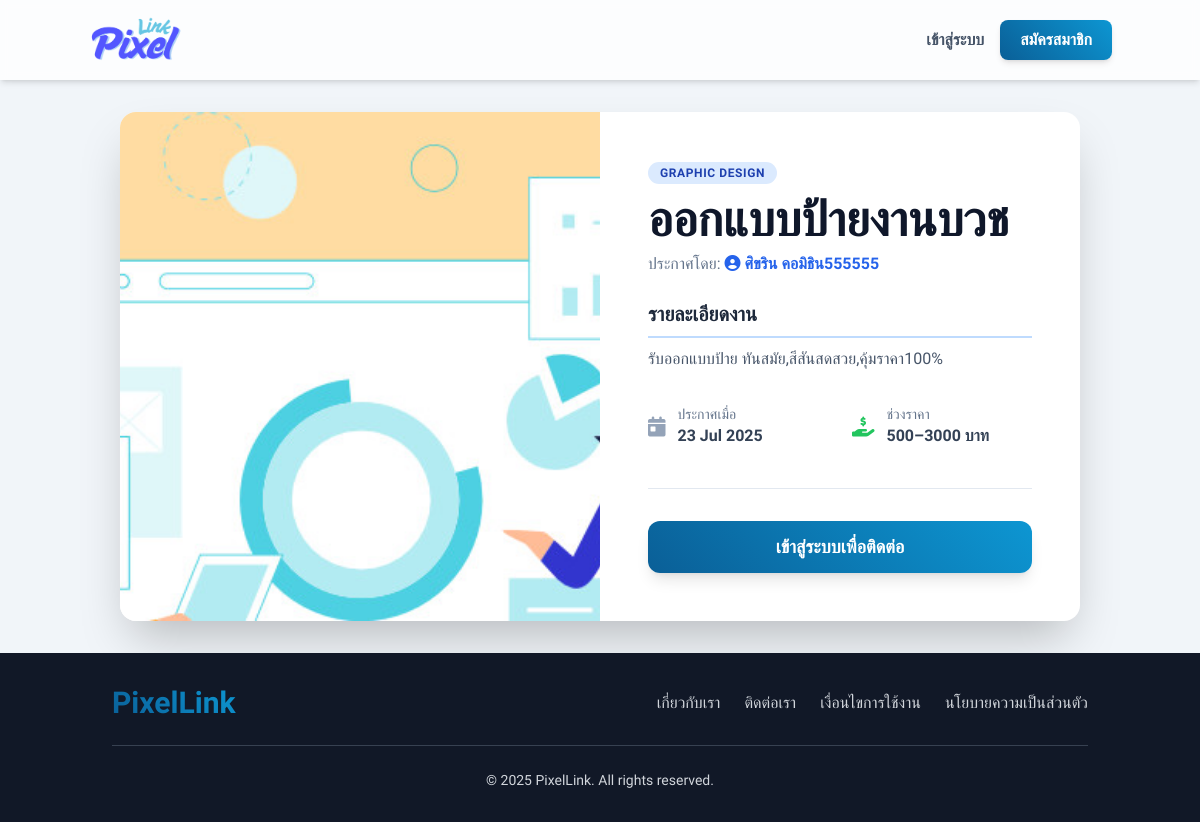
The page /job_detail.php?id=23&type=posting on the database its author committed.
### tables this page shows
CREATE TABLE `job_postings` (
  `post_id` int(11) NOT NULL,
  `designer_id` int(11) NOT NULL,
  `title` varchar(255) NOT NULL,
  `description` text DEFAULT NULL,
  `category_id` int(11) DEFAULT NULL,
  `price_range` varchar(100) DEFAULT NULL,
  `posted_date` timestamp NOT NULL DEFAULT current_timestamp(),
  `status` enum('active','inactive','completed') DEFAULT 'active',
  `client_id` int(11) NOT NULL,
  `main_image_id` int(11) DEFAULT NULL
);

CREATE TABLE `uploaded_files` (
  `file_id` int(11) NOT NULL,
  `contract_id` int(11) DEFAULT NULL,
  `job_post_id` int(11) DEFAULT NULL,
  `uploader_id` int(11) NOT NULL,
  `file_name` varchar(255) NOT NULL,
  `file_path` varchar(255) NOT NULL,
  `uploaded_at` timestamp NOT NULL DEFAULT current_timestamp(),
  `file_size` int(11) DEFAULT NULL,
  `uploaded_by_user_id` int(11) DEFAULT NULL,
  `file_type` varchar(255) DEFAULT NULL,
  `uploaded_date` datetime DEFAULT NULL
);

CREATE TABLE `job_categories` (
  `category_id` int(11) NOT NULL,
  `category_name` varchar(100) NOT NULL
);

CREATE TABLE `users` (
  `user_id` int(11) NOT NULL,
  `username` varchar(50) NOT NULL,
  `password` varchar(255) NOT NULL,
  `email` varchar(100) NOT NULL,
  `first_name` varchar(100) NOT NULL,
  `last_name` varchar(100) NOT NULL,
  `phone_number` varchar(20) NOT NULL,
  `user_type` enum('admin','designer','client') NOT NULL,
  `registration_date` timestamp NOT NULL DEFAULT current_timestamp(),
  `is_approved` tinyint(1) DEFAULT 0,
  `is_active` tinyint(1) DEFAULT 1,
  `last_login` timestamp NULL DEFAULT NULL
);

### job_detail.php (the view, shortened to what this page needs)
<?php
$servername = "localhost";
$username = "root";
$password = "";
$dbname = "pixellink";
$condb = new mysqli($servername, $username, $password, $dbname);
$condb->set_charset("utf8mb4");
$job_data = null;
$error_message = '';
$job_type = '';
$loggedInUserName = '';
if (isset($_GET['id']) && is_numeric($_GET['id']) && isset($_GET['type'])) {
    $job_id = (int)$_GET['id'];
    $job_type = $_GET['type'];
    if ($job_type === 'posting') {
        $sql = "SELECT
                    jp.post_id AS id, jp.title, jp.description, jp.price_range, jp.posted_date, jp.status,
                    'job_posting' AS type_display, u.user_id AS owner_id, u.first_name, u.last_name,
                    u.user_type AS owner_type, jc.category_name, uf.file_path AS job_image_path
                FROM job_postings AS jp
                JOIN users AS u ON jp.designer_id = u.user_id
                LEFT JOIN job_categories AS jc ON jp.category_id = jc.category_id
                LEFT JOIN uploaded_files AS uf ON jp.main_image_id = uf.file_id
                WHERE jp.post_id = ? AND jp.status = 'active'";
        $stmt = $condb->prepare($sql);
        if ($stmt) {
            $stmt->bind_param("i", $job_id);
            $stmt->execute();
            $result = $stmt->get_result();
            if ($result->num_rows === 1) {
                $job_data = $result->fetch_assoc();
            } else {
                $error_message = "ไม่พบประกาศรับงานนี้ หรือประกาศถูกปิดไปแล้ว";
            }
        }
    }
} else {
    $error_message = "ไม่พบ Job ID หรือประเภทงาน";
}
?>
<!DOCTYPE html>
<html lang="th">
<head>
    <script src="https://cdn.tailwindcss.com"></script>
    <link rel="stylesheet" href="https://cdnjs.cloudflare.com/ajax/libs/font-awesome/6.1.1/css/all.min.css">
</head>
<body class="bg-slate-100 flex flex-col min-h-screen">
    <nav class="bg-white/80 backdrop-blur-sm p-4 shadow-md sticky top-0 z-50">
        <div class="container mx-auto flex justify-between items-center">
            <a href="index.php">
                <img src="dist/img/logo.png" alt="PixelLink Logo" class="h-12 transition-transform hover:scale-105">
            </a>
            <div class="space-x-4 flex items-center">
                <?php if (isset($_SESSION['user_id'])) : ?>
                    <span class="font-medium text-slate-700">สวัสดี, <?= htmlspecialchars($loggedInUserName) ?>!</span>
                    <a href="designer/view_profile.php?user_id=<?= $_SESSION['user_id']; ?>" class="btn-primary text-white px-5 py-2 rounded-lg font-medium shadow-md">ดูโปรไฟล์</a>
                    <a href="logout.php" class="btn-danger text-white px-5 py-2 rounded-lg font-medium shadow-md">ออกจากระบบ</a>
                <?php else : ?>
                    <a href="login.php" class="font-semibold text-slate-600 hover:text-blue-600 transition-colors">เข้าสู่ระบบ</a>
                    <a href="register.php" class="btn-primary text-white px-5 py-2 rounded-lg font-semibold shadow-md">สมัครสมาชิก</a>
                <?php endif; ?>
            </div>
        </div>
    </nav>
    <main class="flex-grow container mx-auto p-4 sm:p-6 lg:p-8">
        <?php if (!empty($error_message)) : ?>
            <div class="bg-red-100 border-l-4 border-red-500 text-red-700 p-6 rounded-lg shadow-md text-center max-w-2xl mx-auto">
                <p class="text-xl font-bold"><i class="fas fa-exclamation-triangle mr-2"></i>เกิดข้อผิดพลาด</p>
                <p class="mt-2 text-lg"><?= htmlspecialchars($error_message) ?></p>
                <a href="index.php" class="mt-4 inline-block btn-primary text-white px-6 py-2 rounded-lg font-semibold shadow-lg">กลับไปหน้าหลัก</a>
            </div>
        <?php elseif ($job_data) : ?>
            <div class="max-w-6xl mx-auto bg-white rounded-2xl shadow-2xl overflow-hidden">
                <div class="grid grid-cols-1 md:grid-cols-2">
                    <div class="col-span-1">
                        <?php
                        $image_source = 'dist/img/pdpa02.jpg';
                        if ($job_type === 'posting' && !empty($job_data['job_image_path'])) {
                            $db_path = $job_data['job_image_path'];
                            $correct_path = preg_replace('/^\.\.\//', '', $db_path);
                            if (file_exists($correct_path)) {
                                $image_source = htmlspecialchars($correct_path);
                            }
                        }
                        ?>
                        <img src="<?= $image_source ?>" alt="ภาพประกอบงาน: <?= htmlspecialchars($job_data['title']) ?>" class="w-full h-96 md:h-full object-cover">
                    </div>
                    <div class="col-span-1 p-8 lg:p-12 flex flex-col justify-between">
                        <div>
                            <div class="mb-6">
                                <span class="bg-blue-100 text-blue-800 text-xs font-semibold px-3 py-1 rounded-full uppercase tracking-wider"><?= htmlspecialchars($job_data['category_name'] ?? 'ไม่ระบุ') ?></span>
                                <h1 class="text-4xl lg:text-5xl font-bold text-slate-900 mt-3 leading-tight"><?= htmlspecialchars($job_data['title']) ?></h1>
                                <p class="mt-2 text-md text-slate-500">
                                    ประกาศโดย:
                                    <a href="designer/view_profile.php?user_id=<?= $job_data['owner_id'] ?>" class="font-semibold text-blue-600 hover:underline">
                                        <i class="fas fa-user-circle"></i> <?= htmlspecialchars($job_data['first_name'] . ' ' . $job_data['last_name']) ?>
                                    </a>
                                </p>
                            </div>
                            <div class="mb-8">
                                <h2 class="text-xl font-bold text-slate-800 mb-2 border-b-2 border-blue-200 pb-2">รายละเอียดงาน</h2>
                                <p class="text-slate-600 leading-relaxed text-base"><?= nl2br(htmlspecialchars($job_data['description'])) ?></p>
                            </div>
                            <div class="grid grid-cols-2 gap-6 text-base">
                                <div class="flex items-center text-slate-700">
                                    <i class="fas fa-calendar-day fa-lg text-slate-400 mr-3"></i>
                                    <div>
                                        <span class="block text-sm text-slate-500">ประกาศเมื่อ</span>
                                        <strong class="font-semibold"><?= date('d M Y', strtotime($job_data['posted_date'])) ?></strong>
                                    </div>
                                </div>
                                <?php if ($job_type === 'posting') : ?>
                                <div class="flex items-center text-slate-700">
                                    <i class="fas fa-hand-holding-usd fa-lg text-green-500 mr-3"></i>
                                    <div>
                                        <span class="block text-sm text-slate-500">ช่วงราคา</span>
                                        <strong class="font-semibold"><?= htmlspecialchars($job_data['price_range'] ?? 'สอบถาม') ?></strong>
                                    </div>
                                </div>
                                <?php endif; ?>
                            </div>
                        </div>
                        <div class="mt-10 pt-8 border-t border-slate-200">
                             <div class="flex flex-col sm:flex-row gap-4">
                                <?php if (!isset($_SESSION['user_id'])): ?>
                                     <a href="login.php" class="w-full text-center btn-primary text-white px-6 py-3 rounded-xl font-bold text-lg shadow-lg">เข้าสู่ระบบเพื่อติดต่อ</a>
                                <?php endif; ?>
                            </div>
                        </div>
                    </div>
                </div>
            </div>
        <?php endif; ?>
    </main>
    <?php include('includes/footer.php'); ?>

### job_detail.php (style rules this page uses)
body { font-family: 'Kanit', sans-serif; }
.btn-primary { background: linear-gradient(45deg, #0a5f97 0%, #0d96d2 100%); transition: all 0.3s ease; }

### rows shown on the page
job_postings: uploaded_files.file_path (picture), category.category_name "GRAPHIC DESIGN", title "ออกแบบป้ายงานบวช", designer.last_name "ศิขริน คอมิธิน555555", description "รับออกแบบป้าย ทันสมัย,สีสันสดสวย,คุ้มราคา100%", posted_date "23 Jul 2025", price_range "500–3000 บาท"
